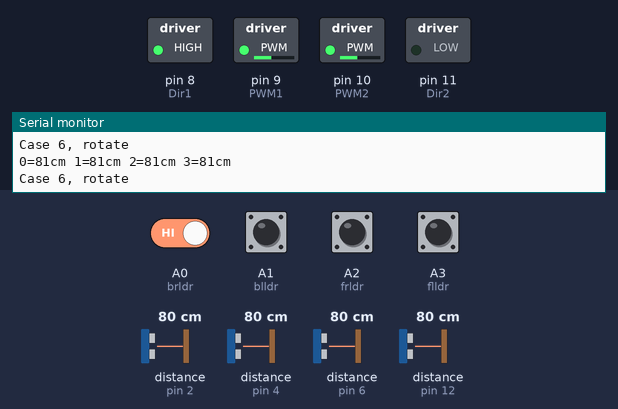
Simulated run of this sketch. Board: Arduino Mega 2560, built with avr-gcc and run on an emulated ATmega2560. On the bench: switched loads named in the sketch (green lamp = pin HIGH), the last lines printed to the serial monitor. Dashed ring = blinking. Inputs (shaded band) come from the test bench; at power-on: A0 (brldr), A1 (blldr), A2 (frldr), A3 (flldr) HIGH, distance to the obstacle (sensors on pin 4, pin 2, pin 6, pin 12) 80 cm. The echo pulse lasts 58.3 µs per cm.

Above: at 1.2 s.
1.3 s: distance to the obstacle (sensor on pin 4) set to 52 cm
2.8 s: distance to the obstacle (sensor on pin 4) set to 43 cm
At 3.17 s:
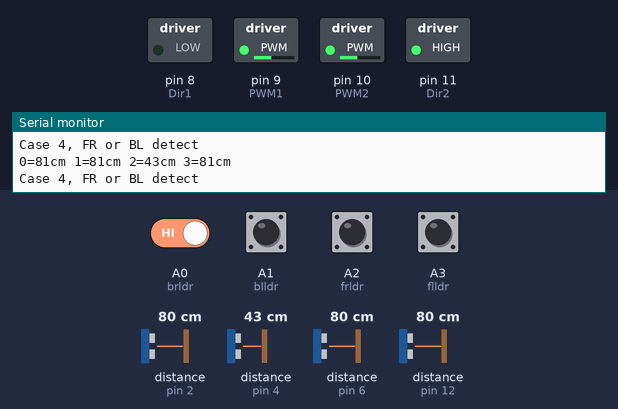
5.8 s: distance to the obstacle (sensor on pin 2) set to 53 cm
8.8 s: distance to the obstacle (sensor on pin 2) set to 46 cm
At 9.1 s:
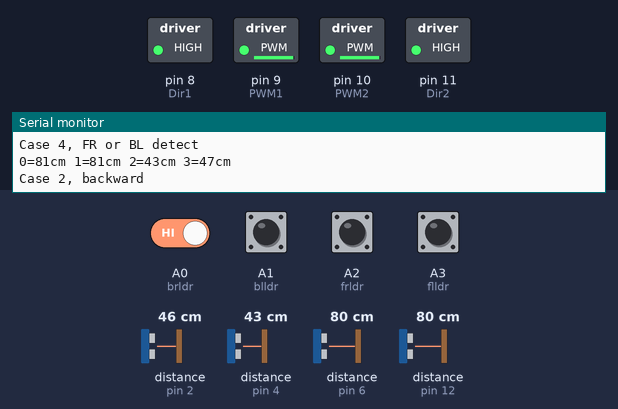
11.8 s: A0 (brldr) driven LOW
At 12.2 s:
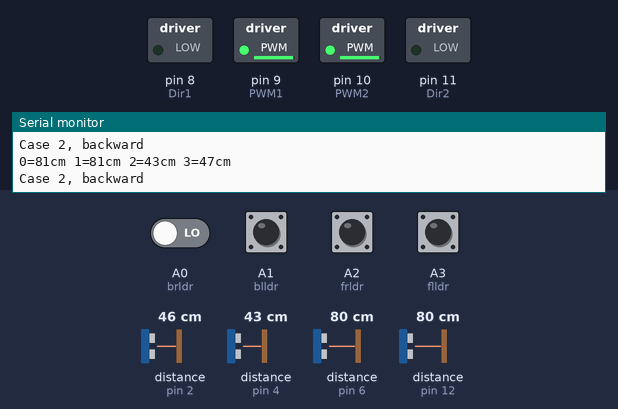
14.8 s: A0 (brldr) driven HIGH
At 15.15 s:
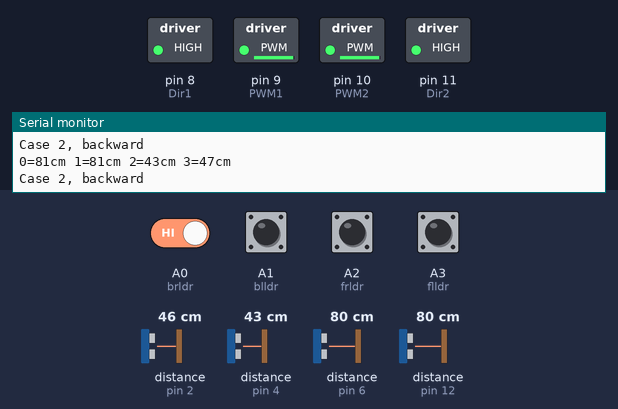
Timing chart, 0 to 18.8 s (numbered marks = the images above; inputs shaded):
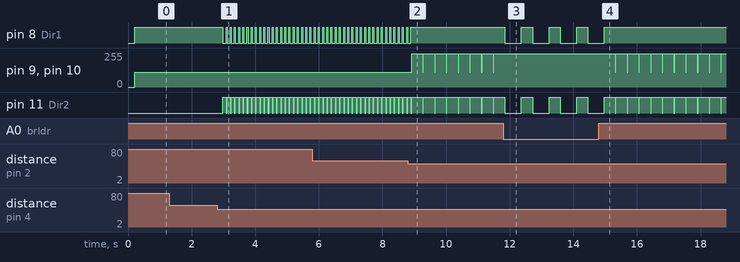

Measured:
- the behaviour switches between 49 and 48 cm on distance to the obstacle (sensor on pin 4) (found by bisection; images 0 and 1)
- the behaviour switches between 49 and 48 cm on distance to the obstacle (sensor on pin 2) (found by bisection; images 1 and 2)
- after the input at 2.8 s, pin 8 (Dir1): alternates HIGH for 0.03 s and LOW for 0.10 s, starting after 0.18 s; pin 11 (Dir2): alternates HIGH for 0.10 s and LOW for 0.03 s, starting after 0.18 s
- after the input at 8.8 s, pin 8 (Dir1): goes on until 8.9 s, then stays HIGH; pin 9 (PWM1), pin 10 (PWM2): alternates 250/255 for 0.35 s and 110/255 for 0.02 s, starting after 0.12 s; pin 11 (Dir2): alternates HIGH for 0.35 s and LOW for 0.02 s, starting after 0.47 s
- after the input at 11.8 s, pin 8 (Dir1): alternates HIGH for 0.35 s and LOW for 0.52 s, starting after 0.05 s; pin 9 (PWM1), pin 10 (PWM2): stops changing and stays 250/255; pin 11 (Dir2): alternates HIGH for 0.35 s and LOW for 0.52 s, starting after 0.57 s
- after the input at 14.8 s, pin 8 (Dir1): goes on until 15.0 s, then stays HIGH; pin 9 (PWM1), pin 10 (PWM2): alternates 250/255 for 0.35 s and 110/255 for 0.02 s, starting after 0.52 s; pin 11 (Dir2): alternates HIGH for 0.35 s and LOW for 0.02 s, starting after 0.54 s

The sketch:

backup_MREA_AutoSumoUsingNewPing.ino
```cpp
// ---------------------------------------------------------
// This example code was used to successfully communicate
// with 15 ultrasonic sensors. You can adjust the number of
// sensors in your project by changing SONAR_NUM and the
// number of NewPing objects in the "sonar" array. You also
// need to change the pins for each sensor for the NewPing
// objects. Each sensor is pinged at 33ms intervals. So, one
// cycle of all sensors takes 495ms (33 * 15 = 495ms). The
// results are sent to the "oneSensorCycle" function which
// currently just displays the distance data. Your project
// would normally process the sensor results in this
// function (for example, decide if a robot needs to turn
// and call the turn function). Keep in mind this example is
// event-driven. Your complete sketch needs to be written so
// there's no "delay" commands and the loop() cycles at
// faster than a 33ms rate. If other processes take longer
// than 33ms, you'll need to increase PING_INTERVAL so it
// doesn't get behind.
// ---------------------------------------------------------
#include <NewPing.h>

#define SONAR_NUM     4 // Number or sensors.
#define MAX_DISTANCE 150 // Max distance in cm.
#define PING_INTERVAL 33 // Milliseconds between pings.

unsigned long pingTimer[SONAR_NUM]; // When each pings.
unsigned int cm[SONAR_NUM]; // Store ping distances.
uint8_t currentSensor = 0; // Which sensor is active.

NewPing sonar[SONAR_NUM] = { // Sensor object array.
  NewPing(13, 12, MAX_DISTANCE),      //FL
  NewPing(7, 6, MAX_DISTANCE),        //FR
  NewPing(5, 4, MAX_DISTANCE),        //BL
  NewPing(3, 2, MAX_DISTANCE)         //BR
};

int flldr = A3;
int frldr = A2;
int blldr = A1;
int brldr = A0;
int flldrval, frldrval, blldrval, brldrval;

int Dir1=8;
int PWM1=9;

int Dir2=11;
int PWM2=10;

int detectRange = 50;
int spdPush = 250; //*
int spdRotate = 110;

void setup() {
  pinMode(Dir1,OUTPUT);
  pinMode(PWM1,OUTPUT);
  pinMode(Dir2,OUTPUT);
  pinMode(PWM2,OUTPUT);
  Serial.begin(115200);
  pingTimer[0] = millis() + 75; // First ping start in ms.
  for (uint8_t i = 1; i < SONAR_NUM; i++)
    pingTimer[i] = pingTimer[i - 1] + PING_INTERVAL;
}

void loop() {

  for (uint8_t i = 0; i < SONAR_NUM; i++) {
    if (millis() >= pingTimer[i]) {
      pingTimer[i] += PING_INTERVAL * SONAR_NUM;
      if (i == 0 && currentSensor == SONAR_NUM - 1)
        oneSensorCycle(); // Do something with results.
      sonar[currentSensor].timer_stop();
      currentSensor = i;
      cm[currentSensor] = 0;
      sonar[currentSensor].ping_timer(echoCheck);
    }
  }
  // The rest of your code would go here.
}

void echoCheck() { // If ping echo, set distance to array.
  if (sonar[currentSensor].check_timer())
    cm[currentSensor] = sonar[currentSensor].ping_result / US_ROUNDTRIP_CM;
}

void oneSensorCycle() { // Do something with the results.
  for (uint8_t i = 0; i < SONAR_NUM; i++) {
    Serial.print(i);
    Serial.print("=");
    Serial.print(cm[i]);
    Serial.print("cm ");
  }
  Serial.println();
  if (((cm[0]!=0&&cm[0]<detectRange)&&(cm[1]!=0&&cm[1]<detectRange)))
  {
    Serial.println("Case 1 , forward");
    Forward(spdPush,spdPush);
    delay(500);
  }

  else if (((cm[2]!=0)&&(cm[2]<detectRange))&&((cm[3]!=0)&&(cm[3]<detectRange)))
  {
    Serial.println("Case 2, backward");
    Backward(spdPush,spdPush);
    delay(350);
  }

  else if ((cm[1]!=0)&&(cm[1]<detectRange))
  {
    Serial.println("Case 3, FL or BR detect");
    RotateLeft(spdRotate,spdRotate);
    delay(100);
  }

  else if ((cm[4]!=0)&&(cm[4]<detectRange))
  {
    Serial.println("Case 3, FL or BR detect");
    RotateLeft(spdRotate,spdRotate);
    delay(100);
  }

  else if ((cm[2]!=0)&&(cm[2]<detectRange))
  {
    Serial.println("Case 4, FR or BL detect");
    RotateRight(spdRotate,spdRotate);
    delay(100);
  }

  else if ((cm[3]!=0)&&(cm[3]<detectRange))
  {
    Serial.println("Case 4, FR or BL detect");
    RotateLeft(spdRotate,spdRotate);
    delay(100);
  }


  else if ((cm[0]==0)&&(cm[1]==0)&&(cm[2]==0)&&(cm[2]==0))
  {
    Serial.println("Case 5, rotate");
    RotateLeft(spdRotate,spdRotate);
  }
  else
  {
    Serial.println("Case 6, rotate");
    RotateLeft(spdRotate,spdRotate);
  }
  checkLDR();
}

void checkLDR()
{
  flldrval = digitalRead(flldr);
  frldrval = digitalRead(frldr);
  blldrval = digitalRead(blldr);
  brldrval = digitalRead(brldr);

  if (flldrval==0||frldrval==0)
  {
    Backward(spdPush,spdPush);
    delay(500);
    //dirToggle = 1;
  }
  else if (blldrval==0||brldrval==0)
  {
    Forward(spdPush,spdPush);
    delay(500);
    //dirToggle = 0;
  }
  else
  {
    RotateLeft(spdRotate,spdRotate);
  }
}

/************************Motor Fucntions************************/
void Forward(int SpdL, int SpdR)
{
  Move(0,SpdL,0,SpdR);
}
void Backward(int SpdL, int SpdR)
{
  Move(1,SpdL,1,SpdR);
}
void RotateLeft(int SpdL, int SpdR)
{
  Move(1,SpdL,0,SpdR);
}
void RotateRight(int SpdL, int SpdR)
{
  Move(0,SpdL,1,SpdR);
}
void LeftMF (int SpdL){  //Left Motor move only (Forward Direction)
  Move(0,SpdL,0,0);
}
void LeftMB (int SpdL){  //Left Motor move only (Backward Direction)
  Move(1,SpdL,0,0);
}
void RightMF (int SpdR){  //Right Motor move only (Forward Direction)
  Move(0,0,0,SpdR);
}
void RightMB (int SpdR){  //Right Motor move only (Backward Direction)
  Move(0,0,1,SpdR);
}

void Move(int MotorDir1,int Spd1,int MotorDir2,int Spd2)
{
  digitalWrite(Dir1,MotorDir1);
  analogWrite(PWM1,Spd1);
  digitalWrite(Dir2,MotorDir2);
  analogWrite(PWM2,Spd2);
}

void Stop()
{
  Move(0,0,0,0);
}
```
